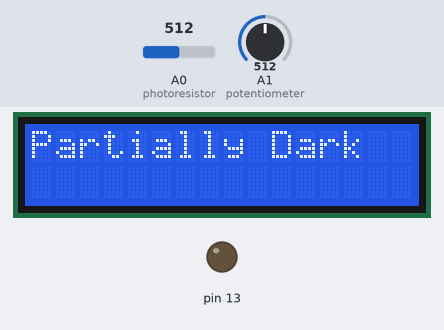
Simulated run of this sketch. Board: Arduino Uno, built with avr-gcc and run on an emulated ATmega328P. Shown: 16×2 character LCD, output pins drawn as LEDs (lit = HIGH). Inputs (shaded band) come from the test bench; at power-on: A0 (photoresistor) = 512, A1 (potentiometer) = 512. What the sketch prints to the serial monitor is not drawn.

Above: at 1.2 s.
1.3 s: A0 (photoresistor) set to 490
At 2.2 s:
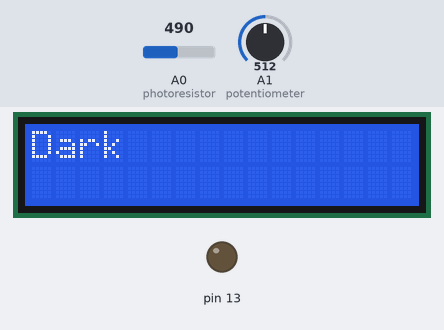
2.8 s: A0 (photoresistor) set to 610
At 3.9 s:
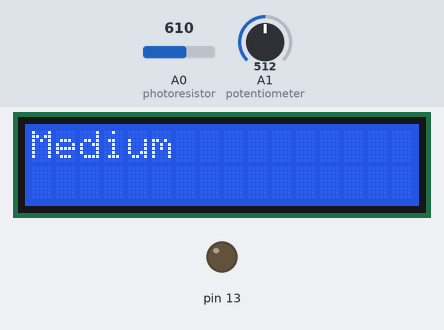
4.3 s: A0 (photoresistor) set to 710
At 5.5 s:
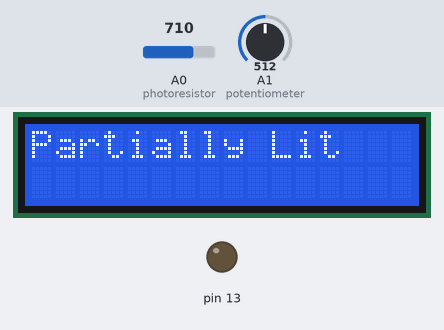
5.8 s: A1 (potentiometer) set to 985
8.8 s: A1 (potentiometer) set to 1015
10.3 s: A0 (photoresistor) set to 810
At 10.7 s:
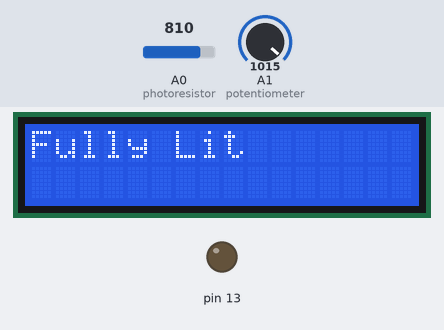
Timing chart, 0 to 12.8 s (numbered marks = the images above; inputs shaded):
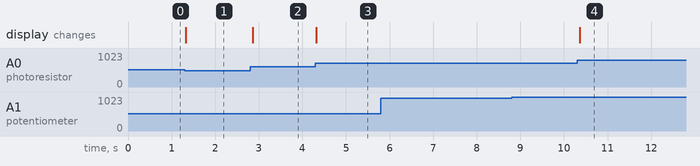

The sketch:

njain36lab9.ino
```cpp
// Nilesh Jain - 653929943
// Lab 9 - Recovery Lab
// 1. This code is supposed to show the details on the LCD dependeing on the amount of light
// that is being given to the photoresistor (Dark, Partially Dark, Medium, Partially Lit, Fully Lit).
// Youtube link - https://youtu.be/DjYDHdw6fKM

// LCD library
#include <LiquidCrystal.h>

// This defines the LCD wiring to the DIGITALpins
// LCD points
int rs = 12;
int en = 11;
int d4 = 5;
int d5 = 4;
int d6 = 3;
int d7 = 2;

// library
LiquidCrystal lcd(rs, en, d4, d5, d6, d7);

// Photoresistor
int photoresistor = A0;
int photoresistorValue = 0;

// Potentiometer
int potentiometer = A1;
int potentiometerValue = 0;

void setup() {
  // output devices
  lcd.begin(16, 2);
  pinMode(13, OUTPUT);

  // input devices
  pinMode(photoresistor, INPUT);
  pinMode(potentiometer, INPUT);
  Serial.begin(9600);
}

void loop() {
  // Photoresistor values in the range from 500-800

  photoresistorValue = analogRead(photoresistor);
  potentiometerValue = analogRead(potentiometer);
  Serial.println(potentiometerValue);

  // if brightness level is 100%

  lcd.clear();

  if (photoresistorValue > 800) {
    lcd.print("Fully Lit");
  }

  // if brightness level is 75%
  else if(photoresistorValue < 800 && photoresistorValue > 700){
    lcd.print("Partially Lit");
  }

  // if brightness level is 50%
  else if (photoresistorValue < 700 && photoresistorValue > 600) {
    lcd.print("Medium");
  }

  // if brightness level is 25%
  else if(photoresistorValue < 600 && photoresistorValue > 500) {
    lcd.print("Partially Dark");
  }

  // if brightness level is 0%
  else if (photoresistorValue < 500) {
    lcd.print("Dark");
  }

  // dleay for 0.1 second
  delay(100);
}
```

Measured:
- after the input at 1.3 s, the display: changes at once (image 1)
- after the input at 2.8 s, the display: changes after 0.07 s (image 2)
- after the input at 4.3 s, the display: changes at once (image 3)
- after the input at 5.8 s, every drawn part: stays the same
- after the input at 8.8 s, every drawn part: stays the same
- after the input at 10.3 s, the display: changes after 0.07 s (image 4)
